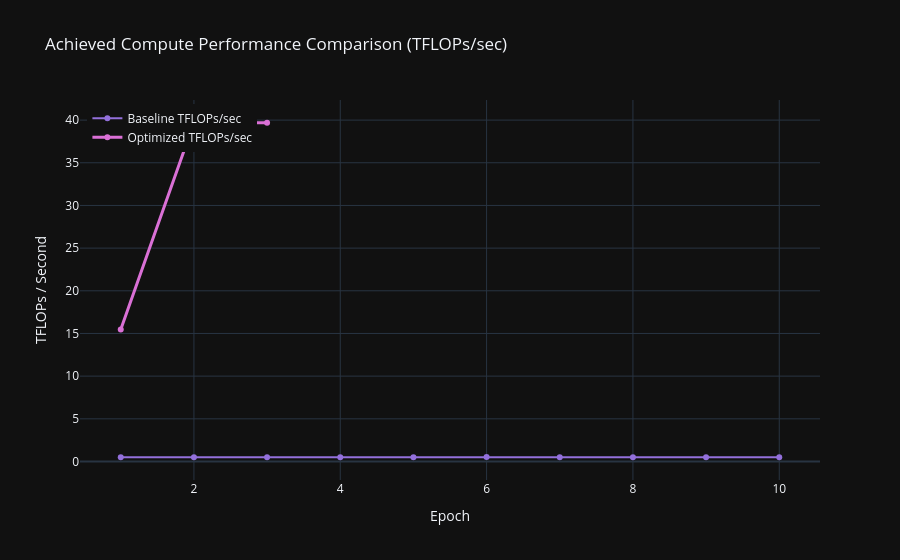
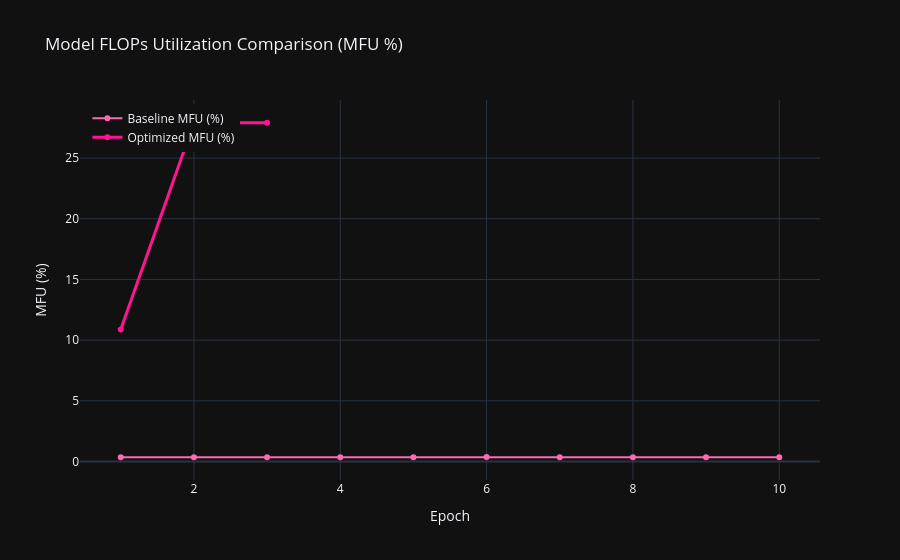

Notebook code cell kept with these figures, in order:
### Markdown cell above
## 4. Compute Performance (TFLOPs and Model FLOPs Utilization)

- **Achieved TFLOPs/sec**: The absolute processing rate of raw floating point operations.
- **Model FLOPs Utilization (MFU %)**: The ratio of achieved compute performance to the hardware's peak theoretical performance. For your RTX 4070 Super, peak dense FP16 tensor core throughput is **142.2 TFLOPs/sec**.

### Code cell
# Plot Achieved TFLOPs/sec and MFU comparing baseline vs optimized
fig_tflops = go.Figure()
fig_tflops.add_trace(go.Scatter(
    x=df['epoch'], 
    y=df['tflops_per_sec'], 
    name="Baseline TFLOPs/sec", 
    mode="lines+markers", 
    line=dict(color="mediumpurple", width=2)
))
fig_tflops.add_trace(go.Scatter(
    x=df_adv['epoch'], 
    y=df_adv['tflops_per_sec'], 
    name="Optimized TFLOPs/sec", 
    mode="lines+markers", 
    line=dict(color="orchid", width=3)
))
fig_tflops.update_layout(
    title_text="Achieved Compute Performance Comparison (TFLOPs/sec)",
    xaxis_title="Epoch",
    yaxis_title="TFLOPs / Second",
    template="plotly_dark",
    legend=dict(x=0.01, y=0.99)
)
fig_tflops.show()

# Plot MFU (%)
fig_mfu = go.Figure()
fig_mfu.add_trace(go.Scatter(
    x=df['epoch'], 
    y=df['mfu_percent'], 
    name="Baseline MFU (%)", 
    mode="lines+markers", 
    line=dict(color="hotpink", width=2)
))
fig_mfu.add_trace(go.Scatter(
    x=df_adv['epoch'], 
    y=df_adv['mfu_percent'], 
    name="Optimized MFU (%)", 
    mode="lines+markers", 
    line=dict(color="deeppink", width=3)
))
fig_mfu.update_layout(
    title_text="Model FLOPs Utilization Comparison (MFU %)",
    xaxis_title="Epoch",
    yaxis_title="MFU (%)",
    template="plotly_dark",
    legend=dict(x=0.01, y=0.99)
)
fig_mfu.show()

### Figure 1 — Plotly figure (JSON) as saved in the notebook; plotly's stock layout.template omitted (floating-point values rounded to 4 significant figures)
{"data": [{"line": {"color": "mediumpurple", "width": 2}, "mode": "lines+markers", "name": "Baseline TFLOPs/sec", "type": "scatter", "x": [1, 2, 3, 4, 5, 6, 7, 8, 9, 10], "y": [0.5076, 0.5061, 0.4979, 0.5003, 0.4972, 0.5176, 0.4967, 0.4987, 0.503, 0.5043]}, {"line": {"color": "orchid", "width": 3}, "mode": "lines+markers", "name": "Optimized TFLOPs/sec", "type": "scatter", "x": [1, 2, 3], "y": [15.47, 39.68, 39.69]}], "layout": {"legend": {"x": 0.01, "y": 0.99}, "title": {"text": "Achieved Compute Performance Comparison (TFLOPs/sec)"}, "xaxis": {"title": {"text": "Epoch"}}, "yaxis": {"title": {"text": "TFLOPs / Second"}}}}

### Figure 2 — Plotly figure (JSON) as saved in the notebook; plotly's stock layout.template omitted (floating-point values rounded to 4 significant figures)
{"data": [{"line": {"color": "hotpink", "width": 2}, "mode": "lines+markers", "name": "Baseline MFU (%)", "type": "scatter", "x": [1, 2, 3, 4, 5, 6, 7, 8, 9, 10], "y": [0.357, 0.3559, 0.3502, 0.3518, 0.3497, 0.364, 0.3493, 0.3507, 0.3537, 0.3546]}, {"line": {"color": "deeppink", "width": 3}, "mode": "lines+markers", "name": "Optimized MFU (%)", "type": "scatter", "x": [1, 2, 3], "y": [10.88, 27.9, 27.91]}], "layout": {"legend": {"x": 0.01, "y": 0.99}, "title": {"text": "Model FLOPs Utilization Comparison (MFU %)"}, "xaxis": {"title": {"text": "Epoch"}}, "yaxis": {"title": {"text": "MFU (%)"}}}}
